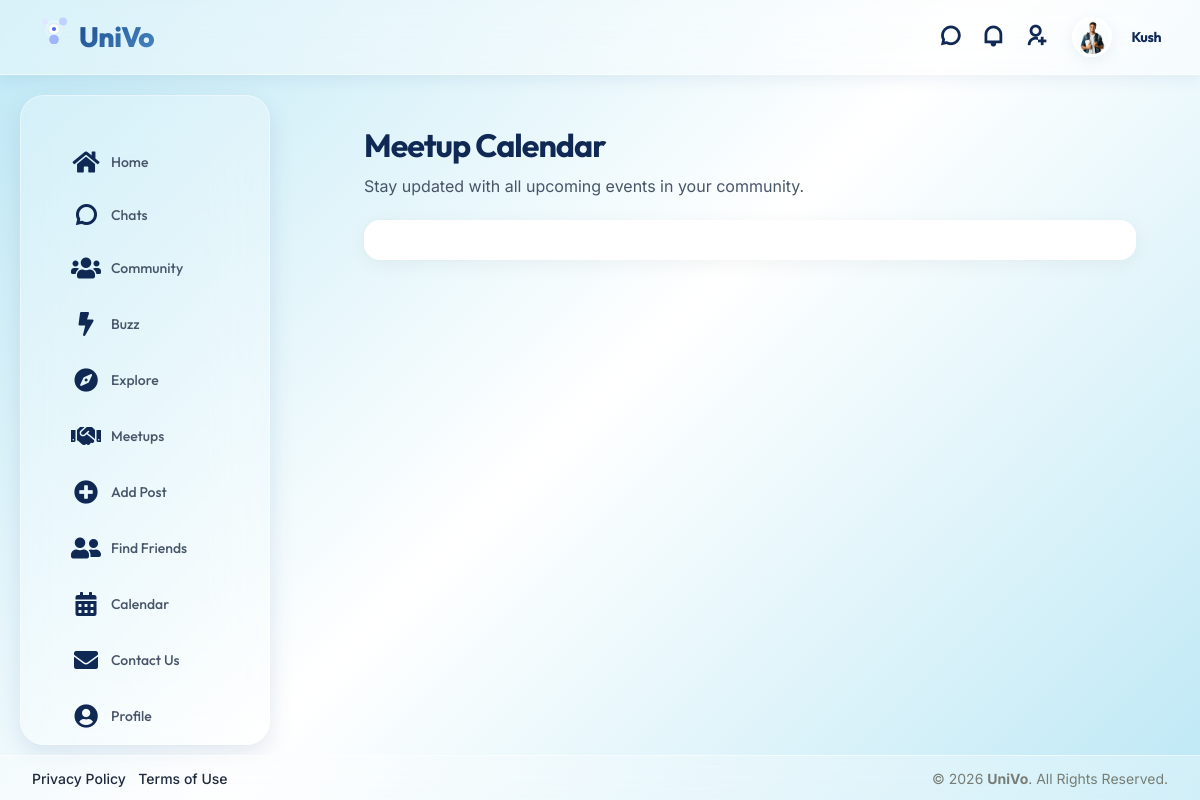
Screenshot of /calendar/ (signed in) with the database file from the repository.
### user/models.py (models this page shows, shortened)
class user(models.Model):
    userid=models.AutoField(primary_key=True)
    username=models.CharField(max_length=50)
    email=models.CharField(max_length=50)
    password=models.CharField(max_length=50)
    profile=models.ImageField(upload_to="assets/images/user/")
    bio=models.TextField(max_length=1000)
    gender=models.CharField(max_length=10)
    dob=models.DateField(validators=[no_future_date])
    cityid=models.ForeignKey(city,on_delete=models.CASCADE)
    registrationdt=models.DateTimeField(auto_now=True)
    last_checked_chats=models.DateTimeField(null=True, blank=True)
    last_checked_activity=models.DateTimeField(null=True, blank=True)
    last_checked_invites=models.DateTimeField(null=True, blank=True)
    last_seen=models.DateTimeField(null=True, blank=True)
    google_id=models.CharField(max_length=255, null=True, blank=True)  # Google OAuth user ID
    phone=models.CharField(max_length=15, null=True, blank=True)

### user/views.py (the view, shortened to what this page needs)
# urls.py: path('calendar/', views.calendar_view, name='calendar'),
def calendar_view(request):
    delete_expired_meetups()
    meetups = meetup.objects.filter(meeting_date__gte=timezone.now())
    events = []
    data = {
        'meetups_json': json.dumps(events)
    }
    return render(request, 'calendar.html', data)

### user/views.py (called while the page is built)
def delete_expired_meetups():
    from django.utils import timezone
    now = timezone.now()
    meetup.objects.filter(meeting_end_date__lt=now).delete()
    meetup.objects.filter(meeting_date__lt=now - timedelta(days=1)).delete()

### user/templates/calendar.html (shortened to what this page needs)
{% extends 'base.html' %}
{% load static %}
{% block extra_css %}
<link href='https://cdn.jsdelivr.net/npm/fullcalendar@6.1.11/main.min.css' rel='stylesheet' />
{% endblock %}
{% block content %}
<div class="row pt-4 px-4 pb-2">
    <div class="col-12">
        <h2 class="fw-bold mb-1" style="color: #0f2854;">Meetup Calendar</h2>
        <p class="text-muted mb-0">Stay updated with all upcoming events in your community.</p>
    </div>
</div>
<div class="row px-4 mt-2">
    <div class="col-sm-12">
        <div id='calendar'></div>
    </div>
</div>
{% endblock %}

### user/templates/base.html (shortened to what this page needs)
{% load static %}
<!doctype html>
<html lang="en">
  <head>
    <link rel="stylesheet" href="{% static 'assets/css/libs.min.css' %}" />
    <link rel="stylesheet" href="{% static 'assets/css/socialv1fc6.css' %}" />
    <link rel="stylesheet" href="{% static 'assets/css/custom_theme.css' %}?v=2.0" />
    <link
      rel="stylesheet"
      href="https://cdnjs.cloudflare.com/ajax/libs/font-awesome/5.15.4/css/all.min.css"
    />
    <link
      rel="stylesheet"
      href="https://cdn.jsdelivr.net/npm/remixicon@2.5.0/fonts/remixicon.css"
    />
    <link
      rel="stylesheet"
      href="https://cdn.jsdelivr.net/npm/vanillajs-datepicker@1.3.4/dist/css/datepicker.min.css"
    />
    <link
      rel="stylesheet"
      href="https://maxst.icons8.com/vue-static/landen/line-awesome/line-awesome/1.3.0/css/line-awesome.min.css"
    />
    {% block extra_css %}{% endblock %}
  </head>
  <body class="{% if user_settings and user_settings.dark_mode %}dark-mode{% endif %}">
    <div class="wrapper">
      <div class="iq-top-navbar">
        <div class="iq-navbar-custom">
          <nav class="navbar navbar-expand-lg navbar-light p-0">
            <div class="iq-navbar-logo d-flex justify-content-between">
              <a href="{% url 'home' %}">
                <img
                  src="{% static 'assets/images/animated_logo.svg' %}"
                  class="img-fluid rotating-logo"
                  alt="UniVo Logo"
                  style="max-height: 30px"
                />
                <span>UniVo</span>
              </a>
            </div>
            <div class="collapse navbar-collapse" id="navbarSupportedContent">
              <ul class="navbar-nav ms-auto navbar-list align-items-center">
                {% if current_user %}
                <li class="nav-item">
                  <a
                    href="{% url 'chats' %}"
                    class="d-flex align-items-center px-2 position-relative"
                    title="Community Chats"
                  >
                    <i class="ri-chat-3-line fs-5 text-white"></i>
                  </a>
                </li>
                <li class="nav-item">
                  <a
                    href="{% url 'activity' %}"
                    class="d-flex align-items-center px-2 position-relative"
                    title="Notifications"
                  >
                    <i class="ri-notification-line fs-5 text-white"></i>
                  </a>
                </li>
                <li class="nav-item">
                  <a
                    href="{% url 'invitations_list' %}"
                    class="d-flex align-items-center px-2 position-relative"
                    title="Friend Requests"
                  >
                    <i class="ri-user-add-line fs-5 text-white"></i>
                  </a>
                </li>
                <li class="nav-item dropdown">
                  <a
                    href="#"
                    class="d-flex align-items-center dropdown-toggle"
                    id="drop-down-arrow"
                    data-bs-toggle="dropdown"
                    aria-haspopup="true"
                    aria-expanded="false"
                  >
                    {% if current_user.profile %}
                    <img
                      src="{{ current_user.profile.url }}"
                      class="img-fluid rounded-circle me-3"
                      alt="user"
                      style="width: 40px; height: 40px; object-fit: cover"
                    />
                    {% else %}
                    <img
                      src="{% static 'assets/images/user/1.jpg' %}"
                      class="img-fluid rounded-circle me-3"
                      alt="user"
                    />
                    {% endif %}
                    <div class="caption">
                      <h6 class="mb-0 line-height">
                        {{ current_user.username|default:"User" }}
                      </h6>
                    </div>
                  </a>
                </li>
                {% else %}
                <li class="nav-item pe-3 d-flex align-items-center">
                  <a href="{% url 'signup' %}" class="d-flex align-items-center text-dark text-decoration-none" style="height: 40px; font-weight: 500;">
                    <i class="ri-login-box-line me-2 fs-5"></i> Login
                  </a>
                </li>
                {% endif %}
              </ul>
            </div>
          </nav>
        </div>
      </div>
      <div class="iq-sidebar sidebar-default">
        <div id="sidebar-scrollbar">
          <nav class="iq-sidebar-menu">
            <ul id="iq-sidebar-toggle" class="iq-menu">
              {% block sidebar %}
              <li class="">
                <a href="{% url 'home' %}" class="sidebar-link">
                  <i class="fas fa-home me-2"></i><span>Home</span>
                </a>
              </li>
              <li class="">
                <a href="{% url 'chats' %}" class="sidebar-link">
                  <i class="ri-chat-3-line me-2"></i><span>Chats</span>
                </a>
              </li>
              <li class="">
                <a href="{% url 'group' %}" class="sidebar-link">
                  <i class="fas fa-users me-2"></i><span>Community</span>
                </a>
              </li>
              <li class="">
                <a href="{% url 'buzz' %}" class="sidebar-link">
                  <i class="fas fa-bolt me-2"></i><span>Buzz</span>
                </a>
              </li>
              <li class="">
                <a href="{% url 'blog_list' %}" class="sidebar-link">
                  <i class="fas fa-compass me-2"></i><span>Explore</span>
                </a>
              </li>
              <li class="">
                <a href="{% url 'meetup_list' %}" class="sidebar-link">
                  <i class="fas fa-handshake me-2"></i><span>Meetups</span>
                </a>
              </li>
              <li class="">
                <a href="{% url 'unified_add_post' %}" class="sidebar-link">
                  <i class="fas fa-plus-circle me-2"></i><span>Add Post</span>
                </a>
              </li>
              <li class="">
                <a href="{% url 'users_list' %}" class="sidebar-link">
                  <i class="fas fa-user-friends me-2"></i><span>Find Friends</span>
                </a>
              </li>
              <li class="">
                <a href="{% url 'calendar' %}" class="sidebar-link">
                  <i class="fas fa-calendar-alt me-2"></i><span>Calendar</span>
                </a>
              </li>
              <li class="">
                <a href="{% url 'contact_us' %}" class="sidebar-link">
                  <i class="fas fa-envelope me-2"></i><span>Contact Us</span>
                </a>
              </li>
              <li class="">
                <a href="{% url 'my_profile' %}" class="sidebar-link">
                  <i class="fas fa-user-circle me-2"></i><span>Profile</span>
                </a>
              </li>
              {% endblock sidebar %}
            </ul>
          </nav>
        </div>
      </div>
      <div id="content-page" class="content-page {% block content_class %}{% endblock %}">
        <div class="container-fluid">
          {% block content %} {% endblock %}
        </div>
      </div>
      <footer class="iq-footer bg-transparent border-top py-0" style="line-height: normal;">
        <div class="container-fluid">
          <div class="row align-items-center">
            <div class="col-md-6 text-center text-md-start mb-2 mb-md-0">
              <ul class="list-inline mb-0">
                <li class="list-inline-item">
                  <a href="#" class="text-secondary small text-decoration-none">Privacy Policy</a>
                </li>
                <li class="list-inline-item">
                  <a href="#" class="text-secondary small text-decoration-none">Terms of Use</a>
                </li>
              </ul>
            </div>
            <div class="col-md-6 text-center text-md-end text-secondary small">
              &copy; 2026 <strong>UniVo</strong>. All Rights Reserved.
            </div>
          </div>
        </div>
      </footer>
    </div>
    <div class="toast-container position-fixed bottom-0 end-0 p-3" style="z-index: 5000;">
    </div>
    </body>
</html>

### user/templates/calendar.html (style rules this page uses)
#calendar { background: #ffffff; padding: 20px; border-radius: 16px; box-shadow: 0 4px 20px rgba(0, 0, 0, 0.05); font-family: 'Inter', sans-serif; }

### rows the page displays
user: profile (picture), username "Kush"
